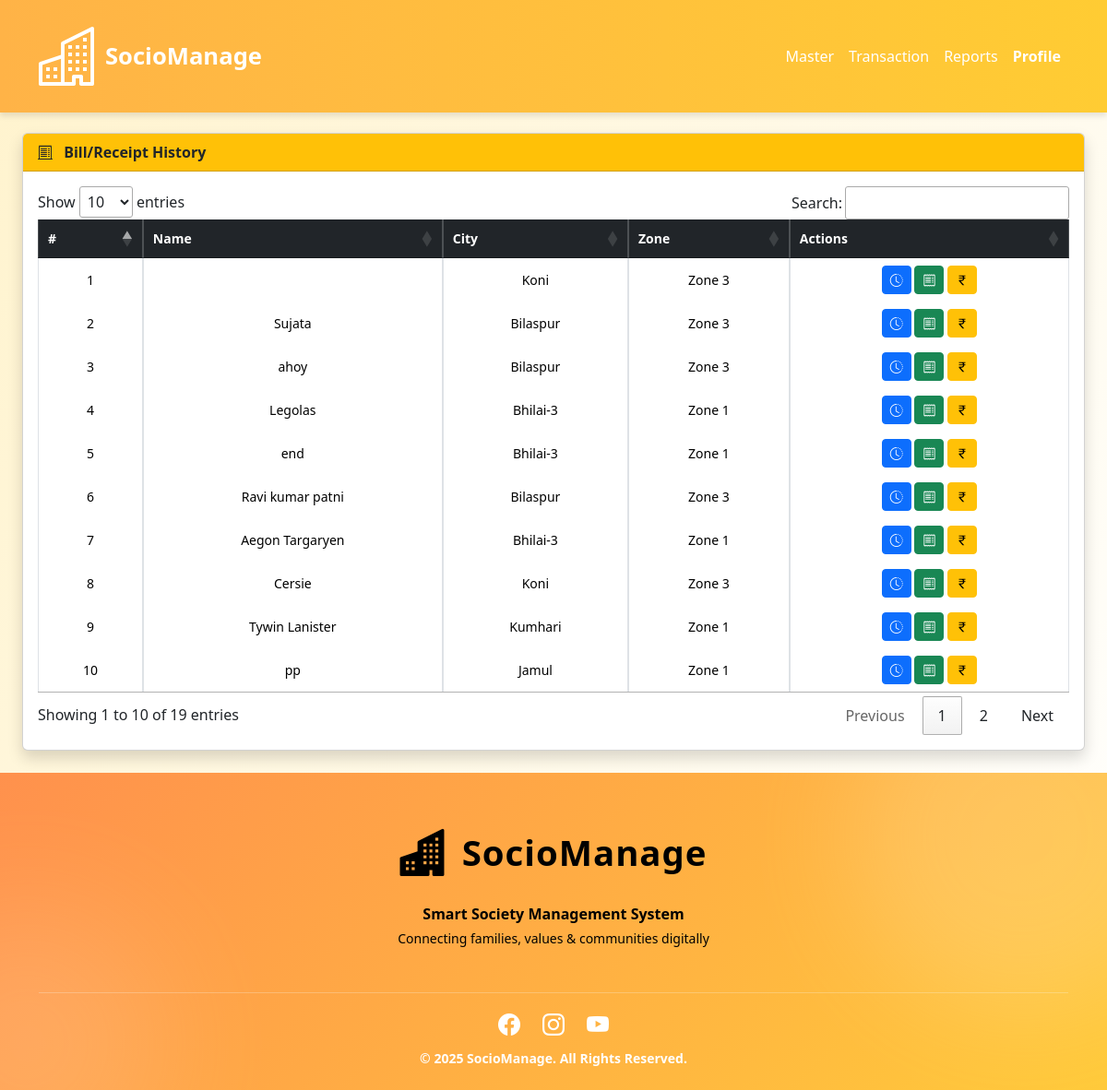
The page /admin-payments.php?status=1 (signed in) on the database as committed earlier.
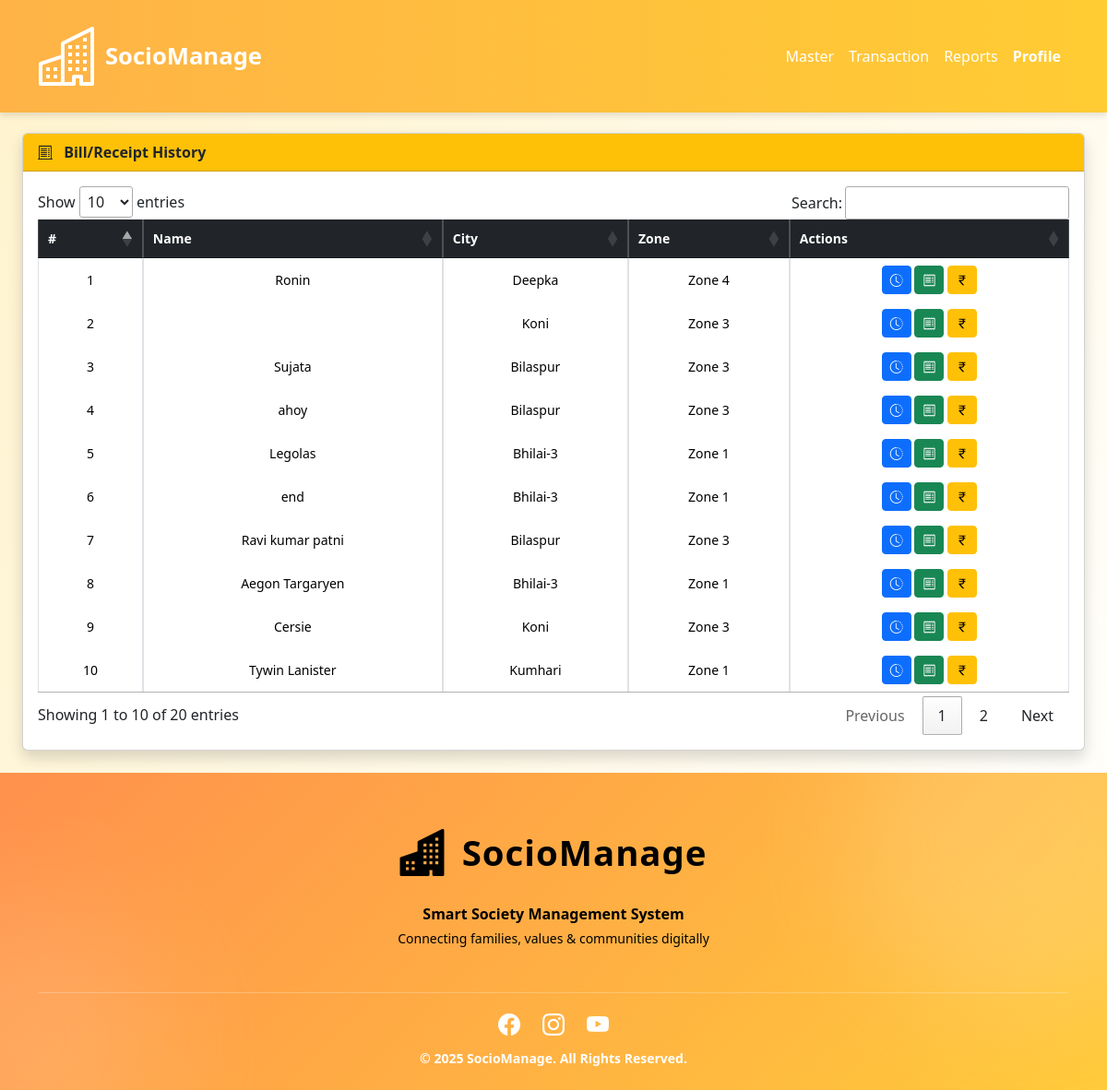
The same page on the database as committed later.
### tables this page shows
CREATE TABLE IF NOT EXISTS `sens_members` (
  `member_id` int NOT NULL AUTO_INCREMENT,
  `user_id` int NOT NULL,
  `zone_id` int NOT NULL,
  `city_id` int NOT NULL,
  `plan_id` int NOT NULL,
  `gender` varchar(20) NOT NULL,
  `dob` date NOT NULL,
  `membership_start` date DEFAULT NULL,
  `membership_end` date DEFAULT NULL,
  `phone` text NOT NULL,
  `address` text,
  `photo` varchar(255) DEFAULT 'default.png',
  `created_at` timestamp NULL DEFAULT CURRENT_TIMESTAMP,
  `fullname` text NOT NULL,
  `balance_amount` float NOT NULL,
  `created_by` varchar(100) DEFAULT NULL,
  `business` text NOT NULL,
  `education` text NOT NULL,
  `mstatus` int NOT NULL DEFAULT '1',
  PRIMARY KEY (`member_id`),
  KEY `user_id` (`user_id`),
  KEY `zone_id` (`zone_id`),
  KEY `city_id` (`city_id`),
  KEY `plan_id` (`plan_id`)
);

CREATE TABLE IF NOT EXISTS `sens_cities` (
  `city_id` int NOT NULL AUTO_INCREMENT,
  `zone_id` int NOT NULL,
  `city_name` varchar(100) NOT NULL,
  `cstatus` int NOT NULL DEFAULT '1',
  `created_by` varchar(20) NOT NULL,
  PRIMARY KEY (`city_id`),
  KEY `zone_id` (`zone_id`)
);

CREATE TABLE IF NOT EXISTS `sens_zones` (
  `zone_id` int NOT NULL AUTO_INCREMENT,
  `zone_name` varchar(100) NOT NULL,
  `zstatus` int NOT NULL DEFAULT '1',
  `created_by` varchar(100) DEFAULT NULL,
  PRIMARY KEY (`zone_id`),
  UNIQUE KEY `name` (`zone_name`)
);

### admin-payments.php (the view, shortened to what this page needs)
<?php
if(isset($_SESSION["uname"]) && $_SESSION["utype"]=='admin')
{
include("header.php");
include("connectdb.php");
?>
<main>
<div class="d-flex flex-column flex-lg-row">
    <div class="flex-grow-1 p-4">
        <div class="card shadow">
            <div class="card-header bg-warning fw-bold text-dark d-flex justify-content-between align-items-center">
                <span><i class="bi bi-receipt-cutoff me-2"></i> Bill/Receipt History</span>
            </div>
<div class="card-body">
    <div class="table-responsive mobile-table">
                <table class="table table-bordered table-hover align-middle text-center w-100" id="myTable">
                    <thead class="table-dark">
                        <tr>
                            <th>#</th>
                            <th>Name</th>
                            <th>City</th>
                            <th>Zone</th>
                            <th>Actions</th>
                        </tr>
                    </thead>
                    <tbody>
                        <?php
                        $i=1;
                        $query = "
                        SELECT m.member_id, m.fullname, u.email, c.city_name, z.zone_name
                        FROM sens_members m
                        JOIN sens_users u ON m.user_id = u.id
                        JOIN sens_cities c ON m.city_id = c.city_id
                        JOIN sens_zones z ON m.zone_id = z.zone_id
                        ORDER BY m.member_id DESC
                        ";
                        $result = mysqli_query($con, $query);
                        while($row = mysqli_fetch_assoc($result)) {
                        ?>
                        <tr>
                            <td><?= $i++ ?></td>
                            <td><?= htmlspecialchars($row['fullname']) ?></td>
                            <td><?= htmlspecialchars($row['city_name']) ?></td>
                            <td><?= htmlspecialchars($row['zone_name']) ?></td>
                            <td>
                                <button title="History" class="btn btn-sm btn-primary"
                                    data-bs-toggle="modal"
                                    data-bs-target="#historyModal<?= $row['member_id'] ?>">
                                    <i class="bi bi-clock-history"></i>
                                </button>
                                <button title="Bill" class="btn btn-sm btn-success"
                                    data-bs-toggle="modal"
                                    data-bs-target="#billModal<?= $row['member_id'] ?>">
                                    <i class="bi bi-receipt"></i>
                                </button>
                                <button title="Receipt" class="btn btn-sm btn-warning"
                                    data-bs-toggle="modal"
                                    data-bs-target="#receiptModal<?= $row['member_id'] ?>">
                                    <i class="bi bi-currency-rupee"></i>
                                </button>
                            </td>
                        </tr>
                        <?php } ?>
                    </tbody>
                </table>
               </div>
            </div>
        </div>
    </div>
</div>
</main>
<?php include("footer.php"); } else { include("index.php"); } ?>

Rows that differ between the two databases and show on the page:
no longer on this page (row unchanged): sens_members: fullname "pp", city.city_name "Jamul", zone.zone_name "Zone 1"
added sens_members: fullname "Ronin", city.city_name "Deepka", zone.zone_name "Zone 4"
Other text that changed with them:
text written by a page script: "Show entries Search: Showing 1 to 10 of 19 entries Previous 1 2 Next" → "Show entries Search: Showing 1 to 10 of 20 entries Previous 1 2 Next"
